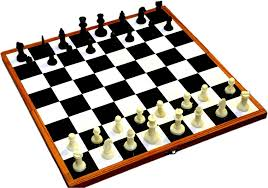
#> input picture Qn_7_.jpg, 268 x 188 px
$ jupyter execute 'experiment -7.ipynb'
#> lines starting #> are read from the running program, lines starting #| are printed output that depends on the picture
# Ex. No: 07
## HOUGH TRANSFORM

**Name :** ENBANATHAN V     **Reg. No :** 212224220027    **Slot No :** K11

[cell 1]
import cv2
import numpy as np
import matplotlib.pyplot as plt

[cell 2]
# Step 2: Load the image using imread() from cv2 module
image = cv2.imread('Qn_7_.jpg')  # Replace 'image.jpg' with your image path
#> image is the input picture: shape (188, 268, 3); mean B, G, R 168.5, 175.6, 183.1

[cell 3]
# Step 3: Convert the image to grayscale
gray_image = cv2.cvtColor(image, cv2.COLOR_BGR2GRAY)
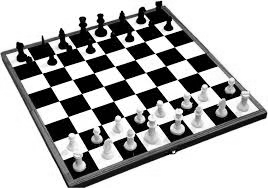
#> gray_image: shape (188, 268); min 0, max 255, mean 177

[cell 4]
# Input image and grayscale image
plt.imshow(cv2.cvtColor(image, cv2.COLOR_BGR2RGB))  # Convert image to RGB for displaying
plt.title("Input Image")
plt.axis('off')

[cell 5]
plt.imshow(gray_image, cmap='gray')
plt.title("Grayscale Image")
plt.axis('off')

[cell 6]
# Step 4: Using Canny operator from cv2, detect the edges of the image
edges = cv2.Canny(gray_image, 50, 150)  # Canny edge detection with threshold values 50 and 150
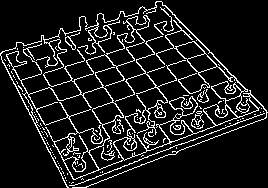
#> edges: shape (188, 268); 11.3% white in thin lines or dots
